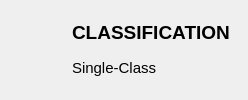
              <widget class="QWidget" name="page_10">
               <property name="autoFillBackground">
                <bool>false</bool>
               </property>
               <layout class="QHBoxLayout" name="horizontalLayout_11">
                <property name="spacing">
                 <number>6</number>
                </property>
                <property name="leftMargin">
                 <number>4</number>
                </property>
                <property name="topMargin">
                 <number>9</number>
                </property>
                <property name="rightMargin">
                 <number>9</number>
                </property>
                <property name="bottomMargin">
                 <number>9</number>
                </property>
                <item>
                 <widget class="QToolButton" name="toolButton_10">
                  <property name="autoFillBackground">
                   <bool>false</bool>
                  </property>
                  <property name="text">
                   <string/>
                  </property>
                  <property name="icon">
                   <iconset resource="icons.qrc">
                    <normaloff>:/png/resources/hierarchy.png</normaloff>:/png/resources/hierarchy.png</iconset>
                  </property>
                  <property name="iconSize">
                   <size>
                    <width>45</width>
                    <height>45</height>
                   </size>
                  </property>
                  <property name="autoRaise">
                   <bool>true</bool>
                  </property>
                 </widget>
                </item>
                <item>
                 <widget class="QFrame" name="frame_32">
                  <property name="autoFillBackground">
                   <bool>false</bool>
                  </property>
                  <property name="frameShape">
                   <enum>QFrame::NoFrame</enum>
                  </property>
                  <property name="frameShadow">
                   <enum>QFrame::Plain</enum>
                  </property>
                  <layout class="QVBoxLayout" name="verticalLayout_29">
                   <item>
                    <widget class="QLabel" name="label_38">
                     <property name="font">
                      <font>
                       <pointsize>14</pointsize>
                       <bold>true</bold>
                      </font>
                     </property>
                     <property name="text">
                      <string>CLASSIFICATION</string>
                     </property>
                    </widget>
                   </item>
                   <item>
                    <widget class="QLabel" name="label_39">
                     <property name="font">
                      <font>
                       <pointsize>11</pointsize>
                      </font>
                     </property>
                     <property name="text">
                      <string>Single-Class</string>
                     </property>
                    </widget>
                   </item>
                  </layout>
                 </widget>
                </item>
               </layout>
              </widget>
